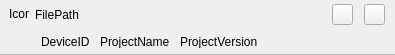
<?xml version="1.0" encoding="UTF-8"?>
<ui version="4.0">
 <class>C_FlaUpListItemWidget</class>
 <widget class="QWidget" name="C_FlaUpListItemWidget">
  <property name="geometry">
   <rect>
    <x>0</x>
    <y>0</y>
    <width>395</width>
    <height>55</height>
   </rect>
  </property>
  <property name="sizePolicy">
   <sizepolicy hsizetype="Preferred" vsizetype="Preferred">
    <horstretch>0</horstretch>
    <verstretch>0</verstretch>
   </sizepolicy>
  </property>
  <property name="minimumSize">
   <size>
    <width>0</width>
    <height>55</height>
   </size>
  </property>
  <property name="maximumSize">
   <size>
    <width>16777215</width>
    <height>55</height>
   </size>
  </property>
  <property name="windowTitle">
   <string>C_FlaUpListItemWidget</string>
  </property>
  <layout class="QVBoxLayout" name="verticalLayout_2">
   <property name="spacing">
    <number>0</number>
   </property>
   <property name="leftMargin">
    <number>0</number>
   </property>
   <property name="topMargin">
    <number>0</number>
   </property>
   <property name="rightMargin">
    <number>0</number>
   </property>
   <property name="bottomMargin">
    <number>0</number>
   </property>
   <item>
    <layout class="QVBoxLayout" name="verticalLayout" stretch="0,0,0">
     <property name="spacing">
      <number>0</number>
     </property>
     <property name="leftMargin">
      <number>0</number>
     </property>
     <property name="rightMargin">
      <number>0</number>
     </property>
     <property name="bottomMargin">
      <number>0</number>
     </property>
     <item>
      <widget class="stw::opensyde_gui_elements::C_OgeWiOnlyBackground" name="pc_FilepathWidget" native="true">
       <property name="minimumSize">
        <size>
         <width>0</width>
         <height>29</height>
        </size>
       </property>
       <property name="maximumSize">
        <size>
         <width>16777215</width>
         <height>29</height>
        </size>
       </property>
       <layout class="QHBoxLayout" name="horizontalLayout_5">
        <property name="spacing">
         <number>0</number>
        </property>
        <property name="leftMargin">
         <number>9</number>
        </property>
        <property name="topMargin">
         <number>0</number>
        </property>
        <property name="rightMargin">
         <number>10</number>
        </property>
        <property name="bottomMargin">
         <number>0</number>
        </property>
        <item>
         <widget class="QLabel" name="pc_StatusIcon">
          <property name="sizePolicy">
           <sizepolicy hsizetype="Fixed" vsizetype="Fixed">
            <horstretch>0</horstretch>
            <verstretch>0</verstretch>
           </sizepolicy>
          </property>
          <property name="minimumSize">
           <size>
            <width>20</width>
            <height>20</height>
           </size>
          </property>
          <property name="maximumSize">
           <size>
            <width>20</width>
            <height>20</height>
           </size>
          </property>
          <property name="text">
           <string>Icon</string>
          </property>
         </widget>
        </item>
        <item>
         <spacer name="horizontalSpacer_6">
          <property name="orientation">
           <enum>Qt::Horizontal</enum>
          </property>
          <property name="sizeType">
           <enum>QSizePolicy::Fixed</enum>
          </property>
          <property name="sizeHint" stdset="0">
           <size>
            <width>6</width>
            <height>0</height>
           </size>
          </property>
         </spacer>
        </item>
        <item>
         <widget class="stw::opensyde_gui_elements::C_OgeLabGenericNoPaddingNoMargins" name="pc_FilePathLabel">
          <property name="sizePolicy">
           <sizepolicy hsizetype="Preferred" vsizetype="Preferred">
            <horstretch>0</horstretch>
            <verstretch>0</verstretch>
           </sizepolicy>
          </property>
          <property name="text">
           <string>FilePath</string>
          </property>
         </widget>
        </item>
        <item>
         <spacer name="horizontalSpacer">
          <property name="orientation">
           <enum>Qt::Horizontal</enum>
          </property>
          <property name="sizeHint" stdset="0">
           <size>
            <width>0</width>
            <height>0</height>
           </size>
          </property>
         </spacer>
        </item>
        <item>
         <widget class="stw::opensyde_gui_elements::C_OgePubSvgIconOnly" name="pc_BrowseButton">
          <property name="sizePolicy">
           <sizepolicy hsizetype="Minimum" vsizetype="Fixed">
            <horstretch>0</horstretch>
            <verstretch>0</verstretch>
           </sizepolicy>
          </property>
          <property name="minimumSize">
           <size>
            <width>21</width>
            <height>21</height>
           </size>
          </property>
          <property name="maximumSize">
           <size>
            <width>21</width>
            <height>21</height>
           </size>
          </property>
          <property name="text">
           <string/>
          </property>
          <property name="iconSize">
           <size>
            <width>16</width>
            <height>16</height>
           </size>
          </property>
         </widget>
        </item>
        <item>
         <spacer name="horizontalSpacer_7">
          <property name="orientation">
           <enum>Qt::Horizontal</enum>
          </property>
          <property name="sizeType">
           <enum>QSizePolicy::Fixed</enum>
          </property>
          <property name="sizeHint" stdset="0">
           <size>
            <width>1</width>
            <height>20</height>
           </size>
          </property>
         </spacer>
        </item>
        <item>
         <spacer name="horizontalSpacer_3">
          <property name="orientation">
           <enum>Qt::Horizontal</enum>
          </property>
          <property name="sizeType">
           <enum>QSizePolicy::Fixed</enum>
          </property>
          <property name="sizeHint" stdset="0">
           <size>
            <width>10</width>
            <height>20</height>
           </size>
          </property>
         </spacer>
        </item>
        <item>
         <widget class="stw::opensyde_gui_elements::C_OgePubSvgIconOnly" name="pc_DeleteButton">
          <property name="sizePolicy">
           <sizepolicy hsizetype="Minimum" vsizetype="Fixed">
            <horstretch>0</horstretch>
            <verstretch>0</verstretch>
           </sizepolicy>
          </property>
          <property name="minimumSize">
           <size>
            <width>21</width>
            <height>21</height>
           </size>
          </property>
          <property name="maximumSize">
           <size>
            <width>21</width>
            <height>21</height>
           </size>
          </property>
          <property name="text">
           <string/>
          </property>
          <property name="iconSize">
           <size>
            <width>16</width>
            <height>16</height>
           </size>
          </property>
         </widget>
        </item>
       </layout>
      </widget>
     </item>
     <item>
      <widget class="stw::opensyde_gui_elements::C_OgeWiOnlyBackground" name="pc_DeviceIdWidget" native="true">
       <property name="minimumSize">
        <size>
         <width>0</width>
         <height>25</height>
        </size>
       </property>
       <property name="maximumSize">
        <size>
         <width>16777215</width>
         <height>25</height>
        </size>
       </property>
       <layout class="QHBoxLayout" name="horizontalLayout_4">
        <property name="spacing">
         <number>0</number>
        </property>
        <property name="leftMargin">
         <number>41</number>
        </property>
        <property name="topMargin">
         <number>0</number>
        </property>
        <property name="rightMargin">
         <number>10</number>
        </property>
        <property name="bottomMargin">
         <number>0</number>
        </property>
        <item>
         <widget class="stw::opensyde_gui_elements::C_OgeLabGenericBubble" name="pc_DeviceIDLabel">
          <property name="minimumSize">
           <size>
            <width>0</width>
            <height>13</height>
           </size>
          </property>
          <property name="maximumSize">
           <size>
            <width>16777215</width>
            <height>13</height>
           </size>
          </property>
          <property name="text">
           <string>DeviceID</string>
          </property>
         </widget>
        </item>
        <item>
         <spacer name="horizontalSpacer_4">
          <property name="orientation">
           <enum>Qt::Horizontal</enum>
          </property>
          <property name="sizeType">
           <enum>QSizePolicy::Fixed</enum>
          </property>
          <property name="sizeHint" stdset="0">
           <size>
            <width>10</width>
            <height>20</height>
           </size>
          </property>
         </spacer>
        </item>
        <item>
         <widget class="stw::opensyde_gui_elements::C_OgeLabGenericBubble" name="pc_ProjectNameLabel">
          <property name="minimumSize">
           <size>
            <width>0</width>
            <height>13</height>
           </size>
          </property>
          <property name="maximumSize">
           <size>
            <width>16777215</width>
            <height>13</height>
           </size>
          </property>
          <property name="text">
           <string>ProjectName</string>
          </property>
         </widget>
        </item>
        <item>
         <spacer name="horizontalSpacer_5">
          <property name="orientation">
           <enum>Qt::Horizontal</enum>
          </property>
          <property name="sizeType">
           <enum>QSizePolicy::Fixed</enum>
          </property>
          <property name="sizeHint" stdset="0">
           <size>
            <width>10</width>
            <height>20</height>
           </size>
          </property>
         </spacer>
        </item>
        <item>
         <widget class="stw::opensyde_gui_elements::C_OgeLabGenericBubble" name="pc_ProjectVersionLabel">
          <property name="minimumSize">
           <size>
            <width>0</width>
            <height>13</height>
           </size>
          </property>
          <property name="maximumSize">
           <size>
            <width>16777215</width>
            <height>13</height>
           </size>
          </property>
          <property name="text">
           <string>ProjectVersion</string>
          </property>
         </widget>
        </item>
        <item>
         <spacer name="horizontalSpacer_2">
          <property name="orientation">
           <enum>Qt::Horizontal</enum>
          </property>
          <property name="sizeHint" stdset="0">
           <size>
            <width>40</width>
            <height>20</height>
           </size>
          </property>
         </spacer>
        </item>
       </layout>
      </widget>
     </item>
     <item>
      <widget class="stw::opensyde_gui_elements::C_OgeFraSeparator" name="pc_Separator">
       <property name="minimumSize">
        <size>
         <width>0</width>
         <height>1</height>
        </size>
       </property>
       <property name="maximumSize">
        <size>
         <width>16777215</width>
         <height>1</height>
        </size>
       </property>
       <property name="frameShape">
        <enum>QFrame::StyledPanel</enum>
       </property>
       <property name="frameShadow">
        <enum>QFrame::Raised</enum>
       </property>
      </widget>
     </item>
    </layout>
   </item>
  </layout>
 </widget>
 <customwidgets>
  <customwidget>
   <class>stw::opensyde_gui_elements::C_OgeLabGenericNoPaddingNoMargins</class>
   <extends>QLabel</extends>
   <header>C_OgeLabGenericNoPaddingNoMargins.hpp</header>
  </customwidget>
  <customwidget>
   <class>stw::opensyde_gui_elements::C_OgeFraSeparator</class>
   <extends>QFrame</extends>
   <header>C_OgeFraSeparator.hpp</header>
   <container>1</container>
  </customwidget>
  <customwidget>
   <class>stw::opensyde_gui_elements::C_OgeWiOnlyBackground</class>
   <extends>QWidget</extends>
   <header>C_OgeWiOnlyBackground.hpp</header>
   <container>1</container>
  </customwidget>
  <customwidget>
   <class>stw::opensyde_gui_elements::C_OgePubSvgIconOnly</class>
   <extends>QPushButton</extends>
   <header>C_OgePubSvgIconOnly.hpp</header>
  </customwidget>
  <customwidget>
   <class>stw::opensyde_gui_elements::C_OgeLabGenericBubble</class>
   <extends>QLabel</extends>
   <header>C_OgeLabGenericBubble.hpp</header>
  </customwidget>
 </customwidgets>
 <resources/>
 <connections/>
</ui>
